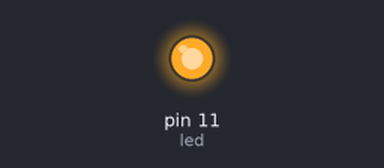
Recording of a sketch running on a simulated Arduino Uno, built with avr-gcc and run on an emulated ATmega328P. Shown: output pins drawn as LEDs (lit = HIGH).

Above: at 1.8 s.
At 7.8 s:
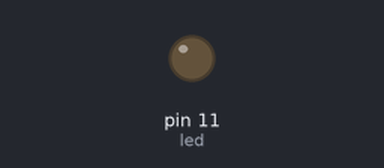
Timing chart, 0 to 11.1 s (numbered marks = the images above):
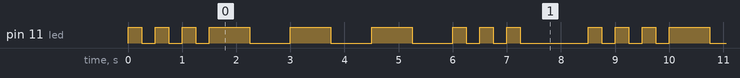

The sketch:

sos.ino
```cpp
int led = 11;

int dot = 250;
int dash = 750;

void setup(){
  pinMode(led, OUTPUT);
}

void loop(){
  // S
  blink_led(dot);
  blink_led(dot);
  blink_led(dot);
  // O
  blink_led(dash);
  blink_led(dash);
  blink_led(dash);
  // S
  blink_led(dot);
  blink_led(dot);
  blink_led(dot);
  delay(1000);
}

void blink_led(int delay_wait) {
   digitalWrite(led, HIGH);
   delay(delay_wait);
   digitalWrite(led, LOW);
   delay(delay_wait);

}
```

Measured:
- by itself, pin 11 (led): repeats every 8.5 s: 2 × (LOW 0.25 s, HIGH 0.25 s), LOW 0.25 s, 3 × (HIGH 0.75 s, LOW 0.75 s), 2 × (HIGH 0.25 s, LOW 0.25 s), HIGH 0.25 s, LOW 1.3 s, HIGH 0.25 s
- by itself, everything shown: repeats every 8.5 s, in 18 steps
